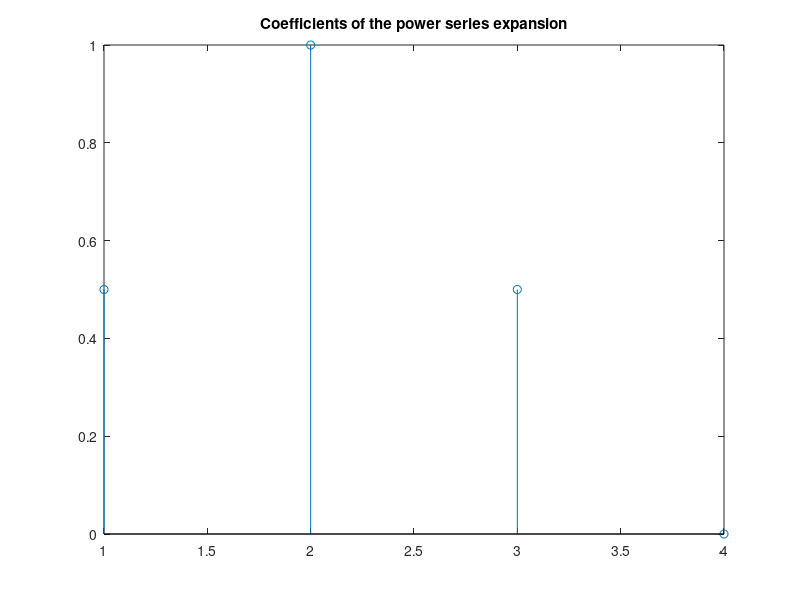

MATLAB code to generate this figure:
%% Experiment 28

%% Z-Inverse using inbuilt filter ()
% Using matlab's inbuilt function filter() 

clear al;
clc;
close all;

N = 4;

num = [1 2 1];
den = [2];

x = [1 zeros(1, N-1)];
y = filter(num, den, x);

stem(y),title('Coefficients of the power series expansion');

%% Conclusion
% Inverse z transformation using inbuilt filter() method computed correctly.